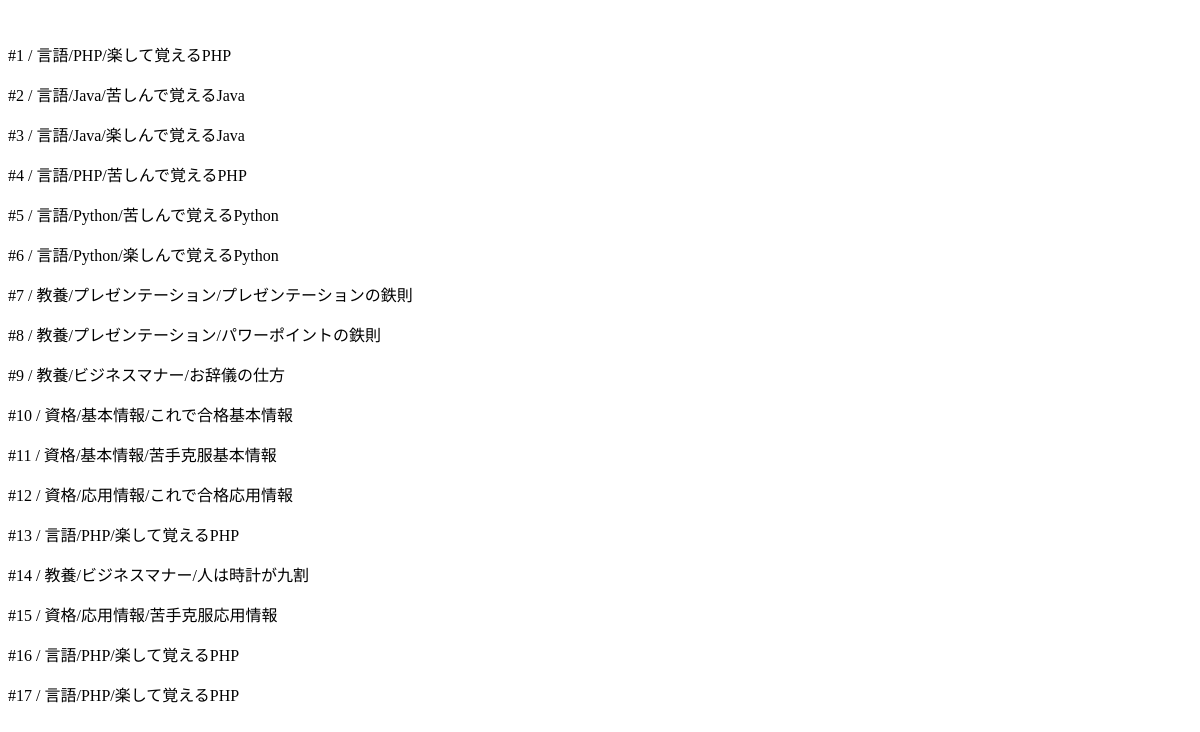
Page /list_books_test/ on the earlier database version.
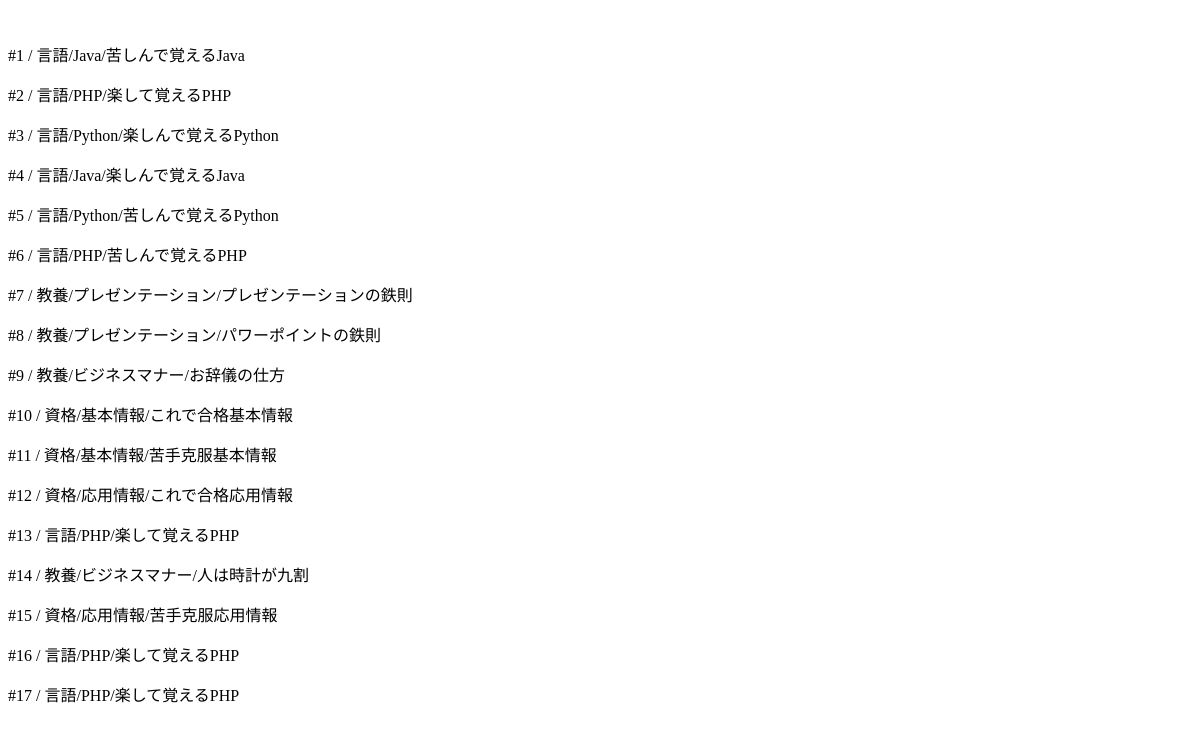
Same page on the later database version.
### book_app/models.py (models this page shows)
class Books(models.Model):
    category = models.ForeignKey(SmallCategory, on_delete=models.CASCADE)
    title = models.CharField(max_length=25)
    order = models.PositiveSmallIntegerField(null=True, blank=True)

class SmallCategory(models.Model):
    large_category = models.ForeignKey(LargeCategory, on_delete=models.CASCADE)
    name = models.CharField(max_length=25)
    def __str__(self):
        return self.name

class LargeCategory(models.Model):
    name = models.CharField(max_length=25)
    def __str__(self):
        return self.name

### book_app/views/sortable_views.py (the view)
# urls.py: path('list_books_test/', views.list_books_test, name='list_books_test'),
def list_books_test(request):
    all_books = Books.objects.all().order_by('order')
    context = {
        'all_books': all_books,
    }
    return render(request, 'list_books_test.html', context)

### book_app/templates/list_books_test.html (shortened to what this page needs)
<!DOCTYPE html>
{% load static %}
<html lang="en">
<head>
</head>
<body>
<section id="book_list">
  <form class="sortable" hx-post="{% url 'book_app:sort' %}" hx-trigger="end" hx-target="#book_list">
  {% for book in all_books %}
  <div>
    <p>#{{ book.order }} / {{ book.category.large_category }}/{{ book.category }}/{{ book.title }}</p>
  </div>
  {% endfor %}
  </form>
</section>
</body>
</html>

Differences in the rows shown:
changed Books "苦しんで覚えるJava": order "2" → "1"; moves up the list
changed Books (number 2 of 17 on the later page): order "1" → "2"
changed Books "楽しんで覚えるPython": order "6" → "3"; moves up the list
changed Books "楽しんで覚えるJava": order "3" → "4"
shown differently, row unchanged: Books "苦しんで覚えるPython": moves down the list
changed Books "苦しんで覚えるPHP": order "4" → "6"
